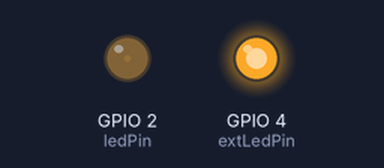
The sketch below on a simulated ESP32. Shown: output pins drawn as LEDs (lit = HIGH). What the sketch prints to the serial monitor is not drawn.

Above: at 0.05 s.
At 1.15 s:
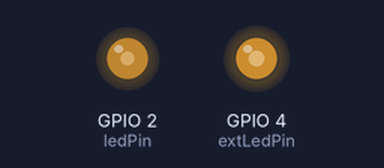
At 2.3 s:
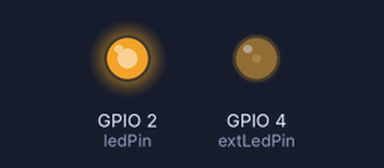
At 4.6 s:
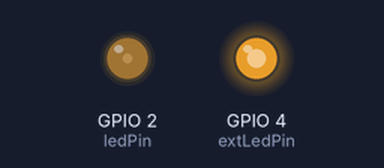
Timing chart, 0 to 6.7 s (numbered marks = the images above):
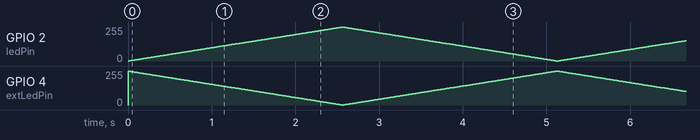

The sketch:

lab03.ino
```cpp
// 板载LED引脚（ESP32自带灯，GPIO2）
const int ledPin = 2;
// 外接红灯引脚（改成你实际接线的引脚号）
const int extLedPin = 4;

// PWM属性设置
const int freq = 5000;          // 频率 5000Hz
const int resolution = 8;       // 分辨率 8位 (0-255)

void setup() {
  Serial.begin(115200);

  // 同时绑定两个引脚到PWM
  ledcAttach(ledPin, freq, resolution);
  ledcAttach(extLedPin, freq, resolution);
}

void loop() {
  // 第一阶段：板载灯变强 → 外接红灯变暗
  for(int dutyCycle = 0; dutyCycle <= 255; dutyCycle++){
    ledcWrite(ledPin, dutyCycle);               // 板载灯：0→255（越来越亮）
    ledcWrite(extLedPin, 255 - dutyCycle);     // 外接红灯：255→0（越来越暗）
    delay(10);
  }

  // 第二阶段：板载灯变弱 → 外接红灯变亮
  for(int dutyCycle = 255; dutyCycle >= 0; dutyCycle--){
    ledcWrite(ledPin, dutyCycle);               // 板载灯：255→0（越来越暗）
    ledcWrite(extLedPin, 255 - dutyCycle);     // 外接红灯：0→255（越来越亮）
    delay(10);
  }

  Serial.println("Breathing cycle completed");
}
```
